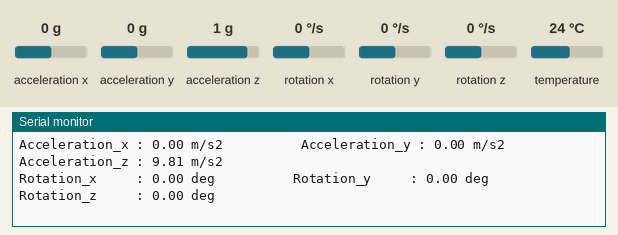
This sketch was run on a simulated Arduino Uno, built with avr-gcc and run on an emulated ATmega328P. On the bench: the last lines printed to the serial monitor. Inputs (shaded band) come from the test bench; at power-on: acceleration x 0 g, acceleration y 0 g, acceleration z 1 g, rotation x 0 °/s, rotation y 0 °/s, rotation z 0 °/s, temperature 24 °C.

Above: at 1.9 s.
2.0 s: acceleration x set to -1.4 g
At 3.57 s:
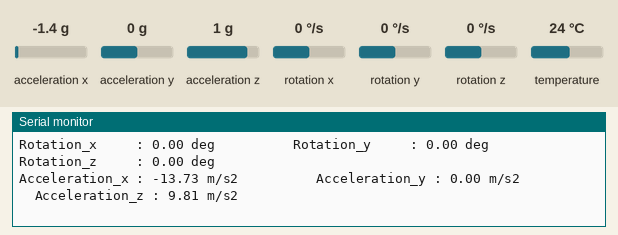
3.6 s: acceleration y set to -1.4 g
At 4.4 s:
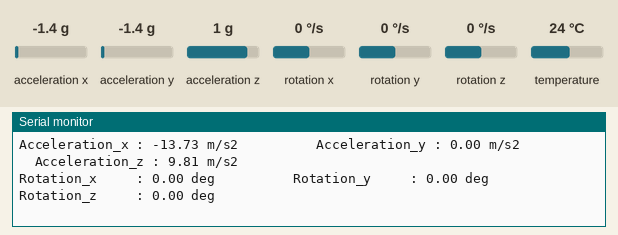
5.2 s: acceleration z set to -1.4 g
At 6.5 s:
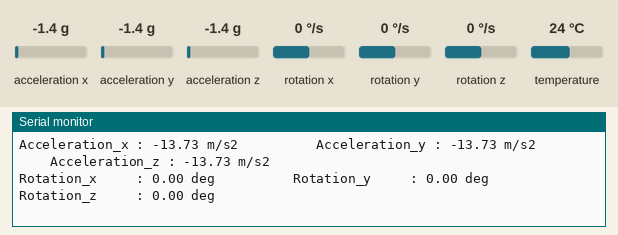
6.8 s: rotation x set to -192 °/s
At 7.9 s:
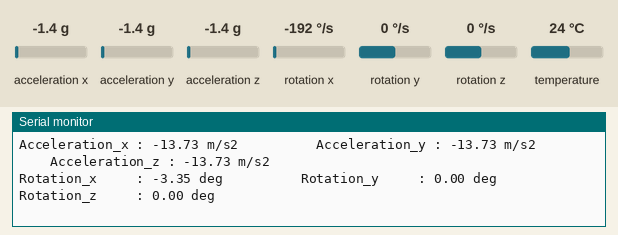
8.4 s: rotation y set to -192 °/s
At 9.7 s:
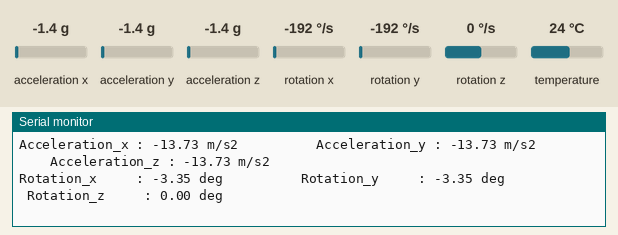

The sketch:

MPU6050.ino
```cpp
#include <Adafruit_Sensor.h>
#include <Adafruit_MPU6050.h>

Adafruit_MPU6050 mpu;

float acceleration_x,acceleration_y,acceleration_z,rotation_x,rotation_y,rotation_z;

void setup() {

  Serial.begin(9600);

  if(mpu.begin(0x68)){
    Serial.println("MPU initialized successfully!");
    Serial.println();
    mpu.setAccelerometerRange(MPU6050_RANGE_8_G);
    mpu.setGyroRange(MPU6050_RANGE_500_DEG);
    mpu.setFilterBandwidth(MPU6050_BAND_21_HZ);
  }
  else{
    Serial.println("Error initialising MPU!");
    while(1){

    }
  }

}

void loop() {

  getMpuData();
  delay(1000);

}

void getMpuData(){

  sensors_event_t a,g,temp;
  mpu.getEvent(&a,&g,&temp);

  acceleration_x=a.acceleration.x;
  acceleration_y=a.acceleration.y;
  acceleration_z=a.acceleration.z;

  rotation_x=g.gyro.x;
  rotation_y=g.gyro.y;
  rotation_z=g.gyro.z;

  Serial.print("Acceleration_x : ");
  Serial.print(acceleration_x);
  Serial.print(" m/s2");

  Serial.print("          Acceleration_y : ");
  Serial.print(acceleration_y);
  Serial.print(" m/s2");

  Serial.print("          Acceleration_z : ");
  Serial.print(acceleration_z);
  Serial.println(" m/s2");

  Serial.print("Rotation_x     : ");
  Serial.print(rotation_x);
  Serial.print(" deg");

  Serial.print("          Rotation_y     : ");
  Serial.print(rotation_y);
  Serial.print(" deg");

  Serial.print("           Rotation_z     : ");
  Serial.print(rotation_z);
  Serial.println(" deg");

  Serial.println();
}
```

Measured:
- after the input at 2.0 s, the serial monitor: prints a new line after 0.32 s (image 1)
- after the input at 5.2 s, the serial monitor: prints a new line after 0.56 s (image 3)
- after the input at 6.8 s, the serial monitor: prints a new line after 0.22 s (image 4)
- after the input at 8.4 s, the serial monitor: prints a new line after 0.92 s (image 5)
